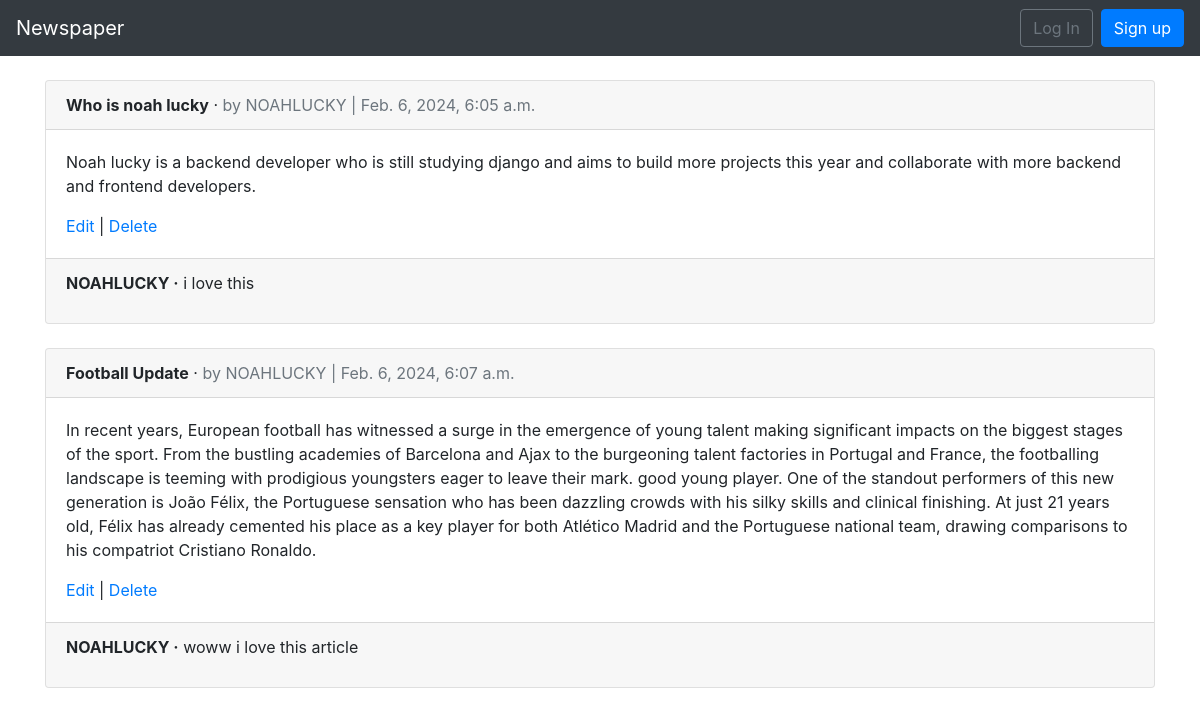
The page /articles on the database its author committed.
### articles/models.py (models this page shows, shortened)
class Article(models.Model):
    title = models.CharField(max_length=255)
    body = models.TextField()
    date = models.DateTimeField(auto_now_add=True)
    author = models.ForeignKey(
        get_user_model(),
        on_delete=models.CASCADE,
    )

class Comment(models.Model):
    article = models.ForeignKey(
        Article,
        on_delete = models.CASCADE,
        related_name = 'comments',
    )
    comment = models.CharField(max_length=140)
    author = models.ForeignKey(
        get_user_model(),
        on_delete=models.CASCADE,
    )
    def __str__(self):
        return self.comment

### users/models.py (models this page shows)
class CustomUser(AbstractUser):
    age = models.PositiveIntegerField(null=True, blank=True)

### articles/views.py (the view)
# urls.py: path('', ArticleListView.as_view(), name='article_list'),
class ArticleListView(ListView):
    model = Article
    template_name = 'article_list.html'

### templates/article_list.html (shortened to what this page needs)
{% extends 'base.html' %}
{% block content %}
  {% for article in object_list %}
    <div class="card">
      <div class="card-header">
        <span class="font-weight-bold">{{ article.title }}</span> &middot;
        <span class="text-muted">by {{ article.author }} | {{ article.date }}</span>
      </div>
      <div class="card-body">
        <p>{{ article.body }}</p>
        <a href="{% url 'article_edit' article.pk %}">Edit</a> |
        <a href="{% url 'article_delete' article.pk %}">Delete</a>
      </div>
      <div class="card-footer">
        {% for comment in article.comments.all %}
          <p>
            <span class="font-weight-bold">{{ comment.author }} &middot;</span>
            {{ comment }}
          </p>
        {% endfor %}
      </div>
    </div>
    <br />
  {% endfor %}
{% endblock content %}

### templates/base.html (shortened to what this page needs)
<!DOCTYPE html>
<html lang="en">
<head>
    <link rel="stylesheet" href="https://stackpath.bootstrapcdn.com/bootstrap/4.1.3/css/bootstrap.min.css"
>
</head>
<body>
<nav class="navbar navbar-expand-md navbar-dark bg-dark mb-4">
    <a class="navbar-brand" href="{% url 'home' %}">Newspaper</a>
    {% if user.is_authenticated %}
        <ul class="navbar-nav ml-auto">
            <li class="nav-item"><a href="{% url 'article_new' %}">+ New</a></li>
        </ul>
        <a class="nav-link dropdown-toggle" href="#" id="userMenu"
           data-toggle="dropdown" aria-haspopup="true"
           aria-expanded="false">
            {{ user.username }}
        </a>
        <div class="dropdown-menu dropdown-menu-right" aria-labelledby="userMenu">
            <a class="dropdown-item" href="{% url 'password_change'%}">Change password</a>
            <div class="dropdown-divider"></div>
            <a class="dropdown-item" href="{% url 'logout' %}">Log Out</a>
        </div>
    {% else %}
        <ul class="navbar-nav ml-auto">
            <li class="nav-item">
                <form class="form-inline">
                    <a href="{% url 'login' %}" class="btn btn-outline-secondary">Log In</a>
                    <a href="{% url 'signup' %}" class="btn btn-primary ml-2">Sign up</a>
                </form>
            </li>
        </ul>
    {% endif %}
</nav>
<div class="container">
    {% block content %}
    {% endblock content %}
</div>
</body>
</html>

### rows shown on the page
Article: title "Who is noah lucky", author "NOAHLUCKY", date "Feb. 6, 2024, 6:05 a.m.", body "Noah lucky is a backend developer who is still studying django and aims to build more projects this year and collaborate with more backend and frontend developers."
Comment: author "NOAHLUCKY", comment "i love this"
Article: title "Football Update", author "NOAHLUCKY", date "Feb. 6, 2024, 6:07 a.m.", body "In recent years, European football has witnessed a surge in the emergence of young talent making significant impacts on the biggest stages of the sport. From the bustling academies of Barcelona and Ajax to the burgeoning talent factories in Portugal and France, the footballing landscape is teeming with prodigious youngsters eager to leave their mark. good young player. One of the standout performers of this new generation is João Félix, the Portuguese sensation who has been dazzling crowds with his silky skills and clinical finishing. At just 21 years old, Félix has already cemented his place as a key player for both Atlético Madrid and the Portuguese national team, drawing comparisons to…"
Comment: author "NOAHLUCKY", comment "woww i love this article"
